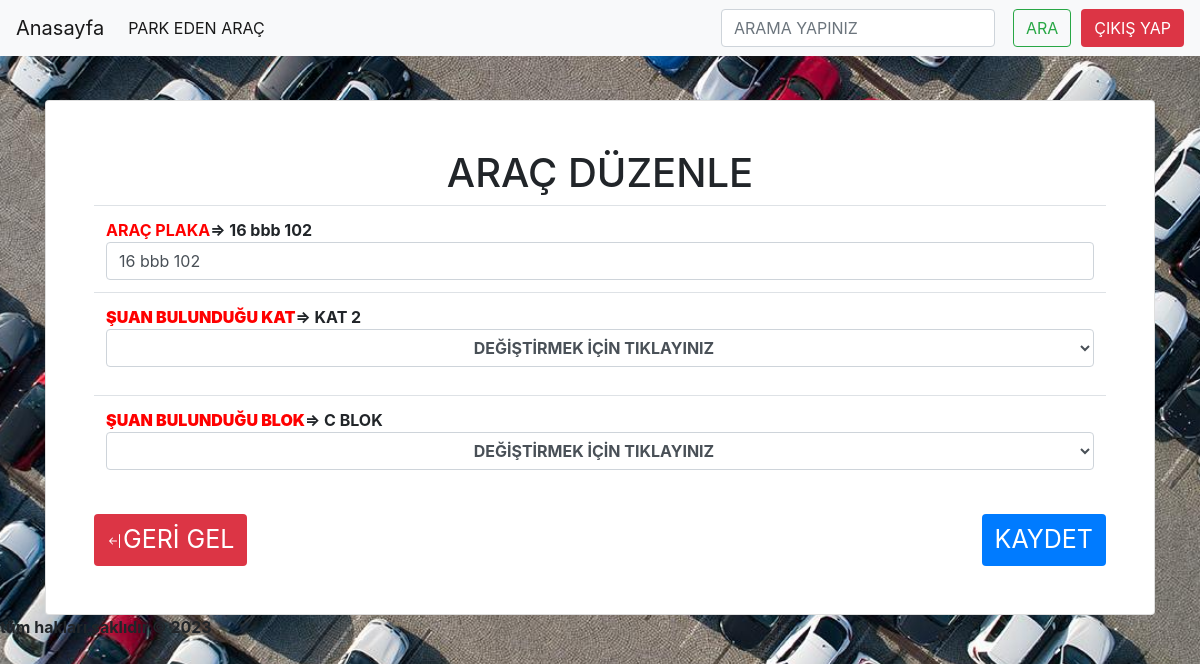
The page /otopark_otomasyonu/admin/duzenle.php?id=11 (signed in) on the database its author committed.
### tables this page shows
CREATE TABLE IF NOT EXISTS `arac_kayit` (
  `arac_id` int(11) NOT NULL AUTO_INCREMENT,
  `arac_plaka` varchar(30) NOT NULL,
  `arac_kat` varchar(30) NOT NULL,
  `arac_blok` varchar(30) NOT NULL,
  `arac_giris_tarih` datetime NOT NULL DEFAULT CURRENT_TIMESTAMP,
  `arac_cikis_tarih` varchar(55) DEFAULT NULL,
  PRIMARY KEY (`arac_id`)
);

### otopark_otomasyonu/admin/duzenle.php (the view, shortened to what this page needs)
<?php include 'header.php';?>
<div style="witdh:75px; margin-top:20px;" class="container">
<?php
$duzenle = $db -> query("SELECT * FROM arac_kayit WHERE arac_id=".(int)$_GET['id']);
$sonuc = $duzenle -> fetch(PDO::FETCH_ASSOC);
 ?>
<div class="card p-5">
    <form action="" method="post">
        <table class="table">
            <tr>
                <h1 class="text-center">ARAÇ DÜZENLE</h1>
                <td> <b style="color:red;">ARAÇ PLAKA</b><b>=> <?php  echo $sonuc['arac_plaka'] ?> </b>
                <input type="text" name="arac_plaka" class="form-control"value="<?php echo $sonuc['arac_plaka'] ?>"></td>
            </tr>
            <tr>
                <td>
                    <b> <b style="color:red";>ŞUAN BULUNDUĞU KAT</b>=> <?php echo $sonuc['arac_kat'] ?> </b>
                    <div class="mb-3">
                    <select name="arac_kat"class="form-control text-center mb-3" style="font-weight:bold;font-size22px;"><br>
                <option value="<?php echo $sonuc['arac_kat'] ?>">DEĞİŞTİRMEK İÇİN TIKLAYINIZ</option>
            </select>
                    </div>
                </td>
            </tr>
            <tr>
                <td>
                    <b> <b style="color:red";>ŞUAN BULUNDUĞU BLOK</b>=> <?php  echo $sonuc['arac_blok'] ?> </b>
                    <div class="mb-3">
                    <select name="arac_blok"class="form-control text-center mb-3" style="font-weight:bold;font-size22px;"><br>
                <option value= "<?php  echo $sonuc['arac_blok'] ?>">DEĞİŞTİRMEK İÇİN TIKLAYINIZ</option>
            </select>
                    </div>
                </td>
            </tr>
        </table>
        <button type="submit" name="gerigel" class="btn bg-danger" style="color:white; font-size:25px; ">GERİ GEL</button>
<button type="submit" class="btn bg-primary"name="kaydet" style="color:white; font-size:25px; float:right;">KAYDET</button>
    </form>
</div>
</div>
<?php include 'footer.php';?>

### otopark_otomasyonu/admin/stil.css (style rules this page uses)
body { background-image: url(/otopark_otomasyonu/img/resimm.jpg); background-repeat: no-repeat; background-position: center center; background-attachment: fixed; background-size: cover; }

### rows shown on the page
arac_kayit: arac_plaka "16 bbb 102", arac_kat "KAT 2", arac_blok "C BLOK"
